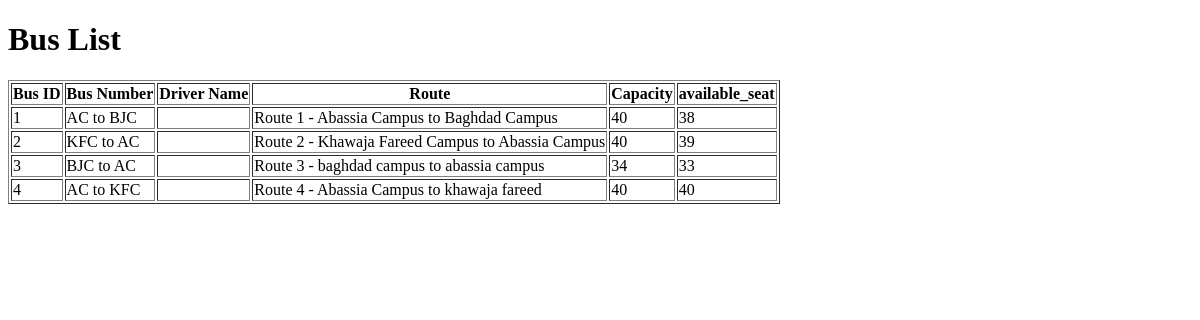
Page /view_bus/ on the earlier database version.
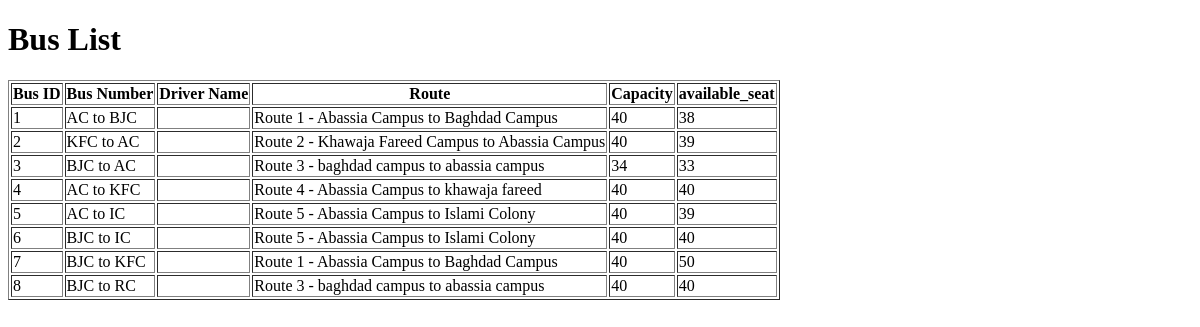
Same page on the later database version.
### busManagement/models.py (models this page shows, shortened)
class Bus(models.Model):
    bus_number = models.CharField(max_length=10, unique=True)
    driver = models.OneToOneField('Driver', on_delete=models.SET_NULL, null=True, blank=True)
    route = models.ForeignKey(Route, on_delete=models.CASCADE, related_name='buses')
    capacity = models.PositiveIntegerField()
    available_seats = models.PositiveIntegerField()
    registered_users = models.ManyToManyField(User, related_name='buses', blank=True)
    departure_time = models.TimeField(default='00:00:00')

class Route(models.Model):
    route_number = models.CharField(max_length=10, unique=True)
    start_location = models.CharField(max_length=100)
    end_location = models.CharField(max_length=100)
    distance = models.FloatField()
    stops = models.TextField(default='')  # comma-separated
    time = models.TimeField(default='00:00:00')
    def __str__(self):
        return f"Route {self.route_number} - {self.start_location} to {self.end_location}"

### busManagement/views.py (the view)
# urls.py: path('view_bus/',views.view_buses,name='view_buses'),
def view_buses(request):
    buses = Bus.objects.all()
    context={'buses': buses}
    return render(request, 'view_buses.html', context)

### templates/view_buses.html (shortened to what this page needs)
<!DOCTYPE html>
<html lang="en">
<head>
</head>
<body>
    <h1>Bus List</h1>
    <table border="1">
        <tr>
            <th>Bus ID</th>
            <th>Bus Number</th>
            <th>Driver Name</th>
            <th>Route</th>
            <th>Capacity</th>
            <th>available_seat</th>
        </tr>
        {% for bus in buses %}
        <tr>
            <td>{{ bus.id }}</td>
            <td>{{ bus.bus_number }}</td>
            <td>{{ bus.driver_name }}</td>
            <td>{{ bus.route}}</td>
            <td>{{ bus.capacity }}</td>
            <td>{{ bus.available_seats }}</td>
        </tr>
        {% endfor %}
    </table>
</body>
</html>

Differences in the rows shown:
added Bus: id "5", bus_number "AC to IC", route "Route 5 - Abassia Campus to Islami Colony", capacity "40", available_seats "39"
added Bus: id "6", bus_number "BJC to IC", route "Route 5 - Abassia Campus to Islami Colony", capacity "40", available_seats "40"
added Bus: id "7", bus_number "BJC to KFC", route "Route 1 - Abassia Campus to Baghdad Campus", capacity "40", available_seats "50"
added Bus: id "8", bus_number "BJC to RC", route "Route 3 - baghdad campus to abassia campus", capacity "40", available_seats "40"
